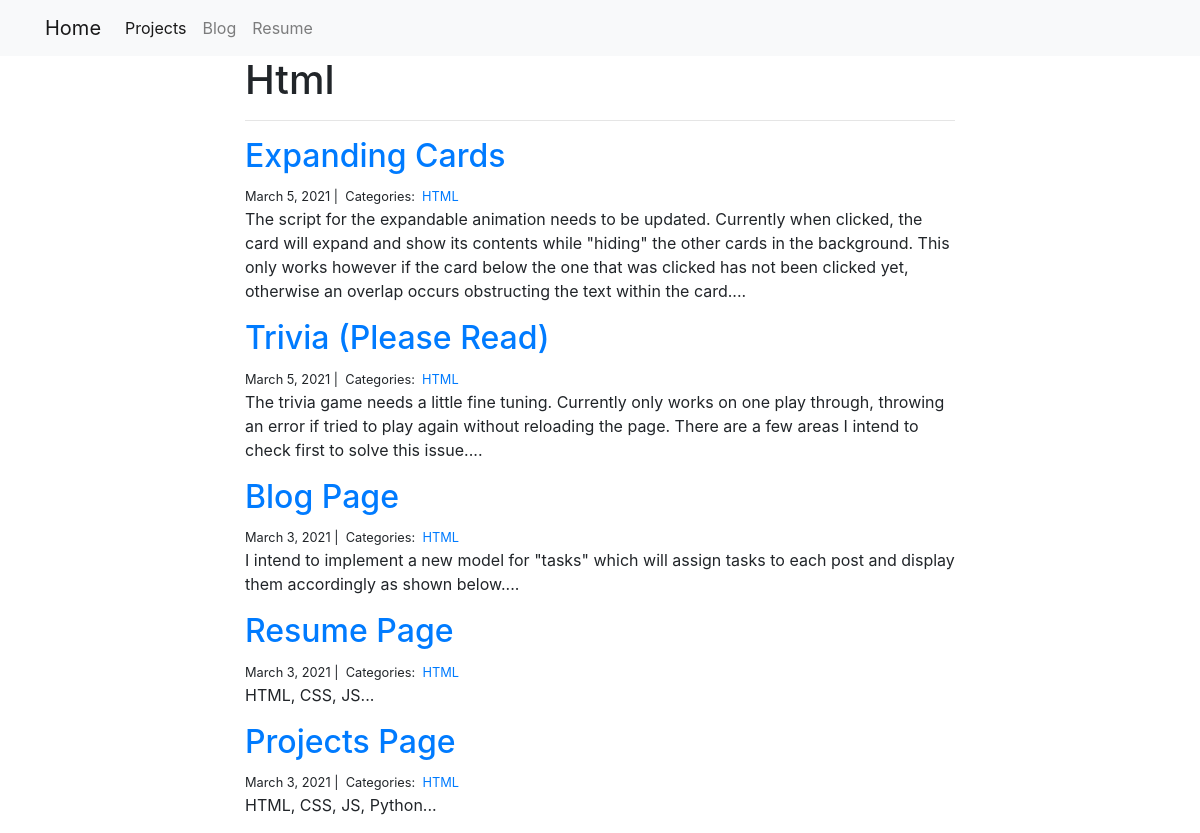
The page /blog/HTML/ on the database its author committed.
### blog/models.py (models this page shows)
class Category(models.Model):
    name = models.CharField(max_length=20)

class Post(models.Model):
    title = models.CharField(max_length=255)
    body = models.TextField()
    created_on = models.DateTimeField(auto_now_add=True)
    last_modified = models.DateTimeField(auto_now=True)
    categories = models.ManyToManyField('Category', related_name='posts')
    statusOf = models.CharField(max_length=20, default='')

### blog/views.py (the view)
# urls.py: path("<category>/", views.blog_category, name="blog_category"),
def blog_category(request, category):
    posts = Post.objects.filter(
        categories__name__contains=category
    ).order_by(
        '-created_on'
    )
    context = {
        "category": category,
        "posts": posts
    }
    return render(request, "blog_category.html", context)

### blog/templates/blog_category.html
{% extends "base.html" %}
{% block page_content %}
<div class="col-md-8 offset-md-2">
    <h1>{{ category | title }}</h1>
    <hr>
    {% for post in posts %}
        <h2><a href="{% url 'blog_detail' post.pk%}">{{ post.title }}</a></h2>
        <small>
            {{ post.created_on.date }} |&nbsp;
            Categories:&nbsp;
            {% for category in post.categories.all %}
            <a href="{% url 'blog_category' category.name %}">
                {{ category.name }}
            </a>&nbsp;
            {% endfor %}
        </small>
        <p>{{ post.body | slice:":400" }}...</p>
    {% endfor %}
</div>
{% endblock %}

### rows shown on the page
Category: name "Html", name "HTML"
Post: title "Expanding Cards", created_on "March 5, 2021", body "The script for the expandable animation needs to be updated. Currently when clicked, the card will expand and show its contents while \"hiding\" the other cards in the background. This only works however if the card below the one that was clicked has not been clicked yet, otherwise an overlap occurs obstructing the text within the card."
Post: title "Trivia (Please Read)", created_on "March 5, 2021", body "The trivia game needs a little fine tuning. Currently only works on one play through, throwing an error if tried to play again without reloading the page. There are a few areas I intend to check first to solve this issue."
Post: title "Blog Page", created_on "March 3, 2021", body "I intend to implement a new model for \"tasks\" which will assign tasks to each post and display them accordingly as shown below."
Post: title "Resume Page", created_on "March 3, 2021", body "HTML, CSS, JS"
Post: title "Projects Page", created_on "March 3, 2021", body "HTML, CSS, JS, Python"
